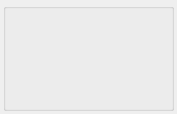
<?xml version="1.0" encoding="UTF-8"?>
<ui version="4.0">
 <class>FilterCriteria</class>
 <widget class="QWidget" name="FilterCriteria">
  <property name="geometry">
   <rect>
    <x>0</x>
    <y>0</y>
    <width>177</width>
    <height>114</height>
   </rect>
  </property>
  <property name="windowTitle">
   <string>Form</string>
  </property>
  <layout class="QVBoxLayout" name="verticalLayout">
   <property name="spacing">
    <number>1</number>
   </property>
   <property name="margin">
    <number>3</number>
   </property>
   <item>
    <widget class="QGroupBox" name="groupBox">
     <property name="flat">
      <bool>true</bool>
     </property>
     <layout class="QHBoxLayout" name="horizontalLayout"/>
    </widget>
   </item>
  </layout>
 </widget>
 <resources/>
 <connections/>
</ui>
